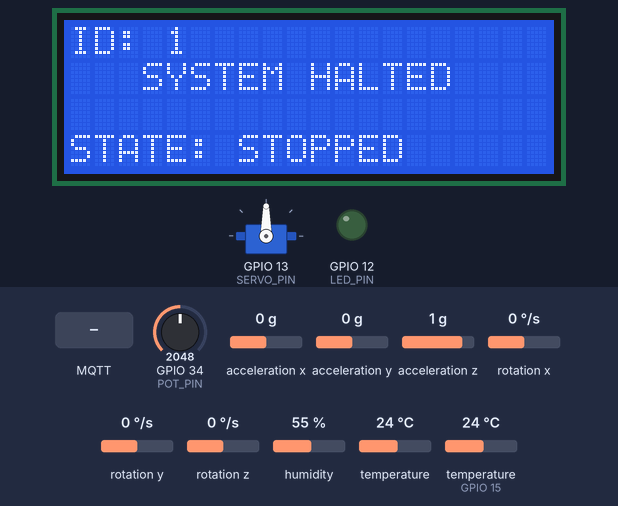
The sketch below on a simulated ESP32. Shown: servo, 20×4 character LCD, output pins drawn as LEDs (lit = HIGH). Inputs (shaded band) come from the test bench; at power-on: temperature (sensor on GPIO 15) 24 °C, GPIO 34 (POT_PIN) = 2048, acceleration x 0 g, acceleration y 0 g, acceleration z 1 g, rotation x 0 °/s, rotation y 0 °/s, rotation z 0 °/s, humidity 55 %, temperature 24 °C. WiFi joins after 1.5 s; servers stay silent unless stated; random numbers use the default seed unless the sketch sets one; no MQTT or app messages arrive unless stated; what the sketch prints to the serial monitor is not drawn.

Above: at 4.8 s.
4.9 s: MQTT message "MAINTENANCE_IN" arrives on the first subscribed topic
At 5.3 s:
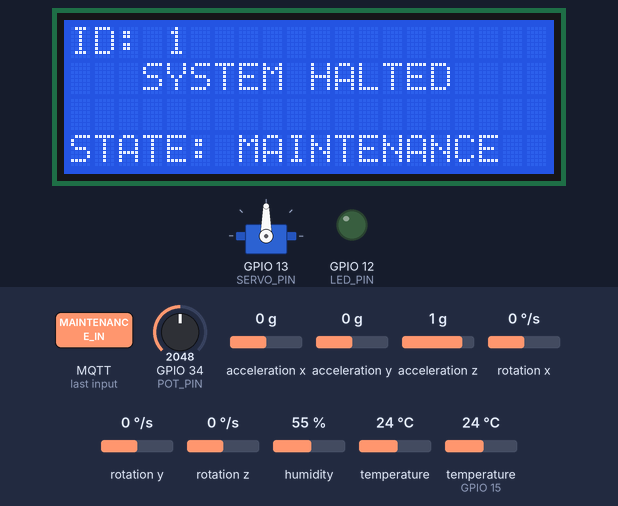
8.0 s: MQTT message "STOP" arrives on the first subscribed topic
At 8.4 s:
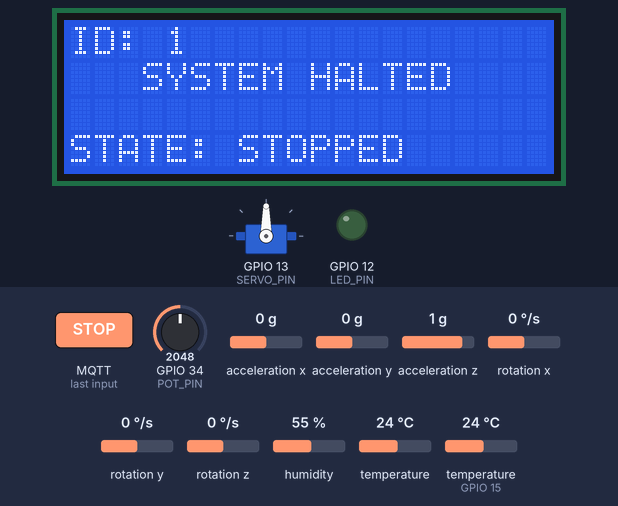
9.6 s: MQTT message "START" arrives on the first subscribed topic
At 9.79 s:
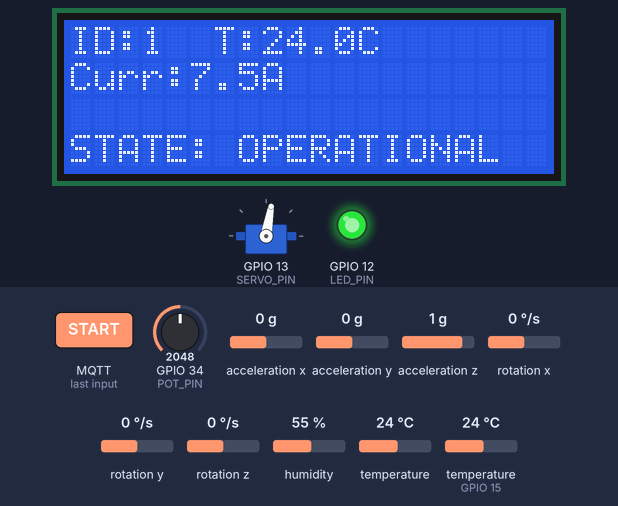
11.2 s: temperature (sensor on GPIO 15) set to 12 °C
At 11.38 s:
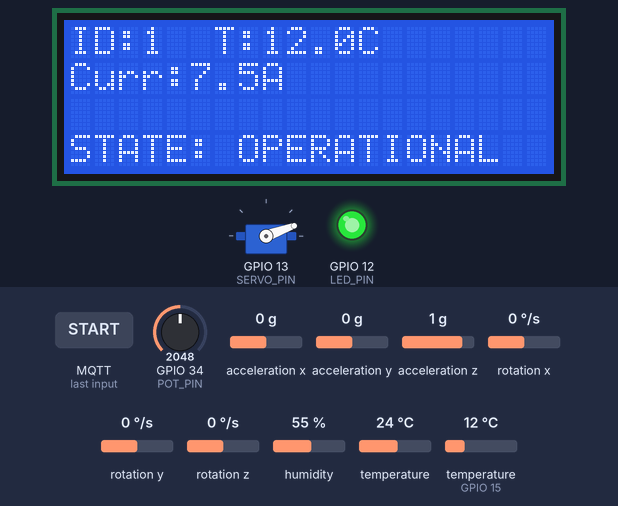
12.7 s: GPIO 34 (POT_PIN) set to 1960
At 12.88 s:
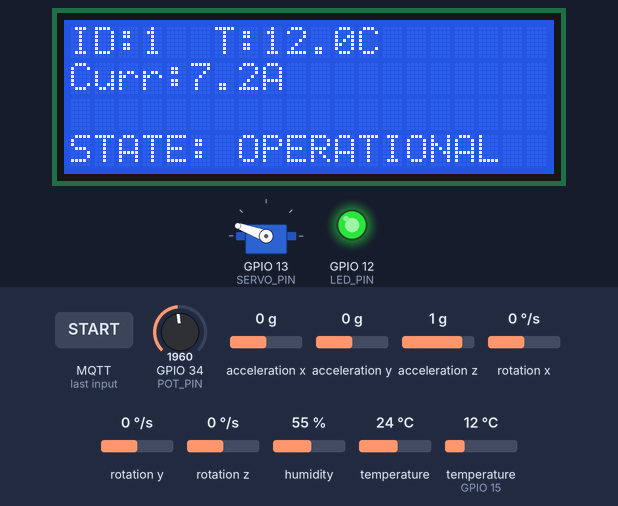
Timing chart, 0 to 15.2 s (numbered marks = the images above; inputs shaded):
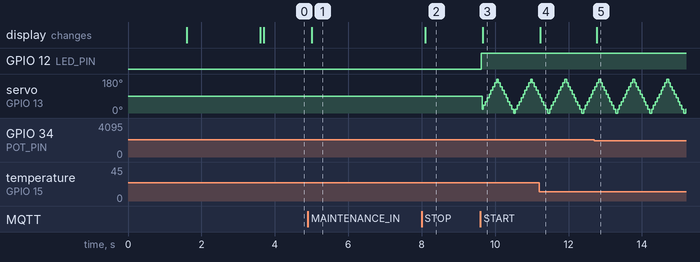

Measured:
- after the input at 4.9 s, the display: changes after 0.11 s (image 1)
- after the input at 8.0 s, the display: changes after 0.10 s (image 2)
- after the input at 11.2 s, the display: changes at once (image 4)
- after the input at 12.7 s, the display: changes after 0.07 s (image 5)

The sketch:

Nexus_Project.ino
```cpp
/**
 * NEXUS Industrial Motor Control - ESP32
 * Features: MQTT Telemetry, State Sync, and Dynamic Context Switching.
 * Version: 2.5 (Context Aware)
 */
#include <WiFi.h>
#include <PubSubClient.h>
#include <Wire.h>
#include <LiquidCrystal_I2C.h>
#include <DHTesp.h>
#include <Adafruit_MPU6050.h>
#include <Adafruit_Sensor.h>
#include <ESP32Servo.h>

// --- IO Configuration ---
#define DHT_PIN    15
#define POT_PIN    34
#define LED_PIN    12
#define SERVO_PIN  13
#define I2C_ADDR   0x27

// --- Network Settings ---
const char* ssid = "Wokwi-GUEST";
const char* password = "";
const char* mqtt_server = "broker.hivemq.com";

WiFiClient espClient;
PubSubClient client(espClient);
LiquidCrystal_I2C lcd(I2C_ADDR, 20, 4);
DHTesp dht;
Adafruit_MPU6050 mpu;
Servo latheMotor;

// --- Global State Variables ---
int deviceId = 1;             // DYNAMIC ID: Changed via SWITCH_ID command
bool systemActive = false;    // Motor running state
bool maintenanceMode = false; // Maintenance lock state
unsigned long lastTelemetry = 0;
int servoPos = 0;
int servoStep = 20;

/**
 * Handle incoming MQTT commands from the Java Server
 */
void callback(char* topic, byte* payload, unsigned int length) {
  String message = "";
  for (int i = 0; i < length; i++) message += (char)payload[i];

  Serial.println("[MQTT] Command Received: " + message);

  // 1. CONTEXT SWITCH LOGIC (SWITCH_ID:X)
  if (message.startsWith("SWITCH_ID:")) {
    if (systemActive) {
      Serial.println("[SAFETY] Rejecting ID switch: Motor is currently OPERATING!");
      return;
    }
    int newId = message.substring(10).toInt();
    if (newId > 0) {
      deviceId = newId;
      Serial.print("[NEXUS] Identity Switched! Activating ID: ");
      Serial.println(deviceId);

      // Force resubscribe to the new specific control topic
      String specificTopic = "nexus/motor/" + String(deviceId) + "/control";
      client.subscribe(specificTopic.c_str());
    }
  }
  // 2. OPERATIONAL LOGIC
  else if (message == "STOP") {
    systemActive = false;
    maintenanceMode = false;
    digitalWrite(LED_PIN, LOW);
  }
  else if (message == "START") {
    if (!maintenanceMode) systemActive = true;
  }
  else if (message == "MAINTENANCE_IN") {
    systemActive = false;
    maintenanceMode = true;
  }
  else if (message == "MAINTENANCE_OUT") {
    maintenanceMode = false;
  }

  lcd.clear();
}

void reconnect() {
  while (!client.connected()) {
    Serial.print("Attempting MQTT connection...");
    String clientId = "NexusClient_Dynamic_" + String(random(0xffff), HEX);
    if (client.connect(clientId.c_str())) {
      Serial.println("connected");

      // Global control topic (for SWITCH_ID)
      client.subscribe("nexus/motor/control");

      // Specific control topic (based on current ID)
      String specificTopic = "nexus/motor/" + String(deviceId) + "/control";
      client.subscribe(specificTopic.c_str());
    } else {
      delay(5000);
    }
  }
}

void setup() {
  Serial.begin(115200);
  WiFi.begin(ssid, password);
  while (WiFi.status() != WL_CONNECTED) { delay(500); Serial.print("."); }

  client.setServer(mqtt_server, 1883);
  client.setCallback(callback);

  pinMode(LED_PIN, OUTPUT);
  ESP32PWM::allocateTimer(0);
  latheMotor.attach(SERVO_PIN, 500, 2400);
  Wire.begin(21, 22);
  lcd.init();
  lcd.backlight();
  dht.setup(DHT_PIN, DHTesp::DHT22);
  mpu.begin();

  lcd.setCursor(0, 0); lcd.print(" NEXUS SYSTEM v2.5 ");
  lcd.setCursor(0, 2); lcd.print(" STATUS: ONLINE ");
  delay(2000);
  lcd.clear();
}

void loop() {
  if (!client.connected()) reconnect();
  client.loop();

  TempAndHumidity data = dht.getTempAndHumidity();
  float currentSim = (analogRead(POT_PIN) / 4095.0) * 15.0;
  sensors_event_t a, g, temp;
  mpu.getEvent(&a, &g, &temp);

  if (systemActive && !maintenanceMode) {
    digitalWrite(LED_PIN, HIGH);
    static unsigned long lastMove = 0;
    if(millis() - lastMove > 15) {
      lastMove = millis();
      servoPos += servoStep;
      if(servoPos >= 180 || servoPos <= 0) servoStep = -servoStep;
      latheMotor.write(servoPos);
    }

    // Operating UI - Display dynamic ID
    lcd.setCursor(0, 0); lcd.print("ID:"); lcd.print(deviceId);
    lcd.setCursor(6, 0); lcd.print("T:"); lcd.print(data.temperature, 1); lcd.print("C");
    lcd.setCursor(0, 1); lcd.print("Curr:"); lcd.print(currentSim, 1); lcd.print("A");
    lcd.setCursor(0, 3); lcd.print("STATE: OPERATIONAL ");
  }
  else {
    digitalWrite(LED_PIN, LOW);
    latheMotor.write(90);
    lcd.setCursor(0, 0); lcd.print("ID: "); lcd.print(deviceId);
    lcd.setCursor(0, 1); lcd.print("   SYSTEM HALTED   ");
    lcd.setCursor(0, 3);
    lcd.print(maintenanceMode ? "STATE: MAINTENANCE " : "STATE: STOPPED     ");
  }

  // --- Telemetry Sync (Every 2000ms) ---
  if (millis() - lastTelemetry > 2000) {
    lastTelemetry = millis();

    String stateStr = "STOPPED";
    if (maintenanceMode) stateStr = "MAINTENANCE";
    else if (systemActive) stateStr = "OPERATING";

    // Build JSON using dynamic deviceId
    String payload = "{\"id\":" + String(deviceId) + ",\"temp\":" + String(data.temperature, 2) +
                     ",\"humi\":" + String(data.humidity, 2) +
                     ",\"curr\":" + String(currentSim, 2) +
                     ",\"vib\":" + String(a.acceleration.x, 2) +
                     ",\"state\":\"" + stateStr + "\"}";

    // Publish to a dynamic topic based on ID
    String topic = "nexus/motor/" + String(deviceId) + "/telemetry";
    client.publish(topic.c_str(), payload.c_str());
  }
}
```
